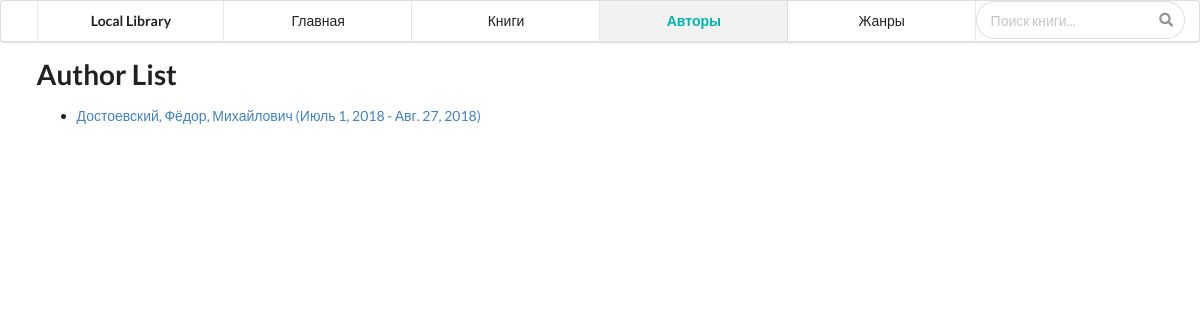
The app's page /catalog/authors/, older data.
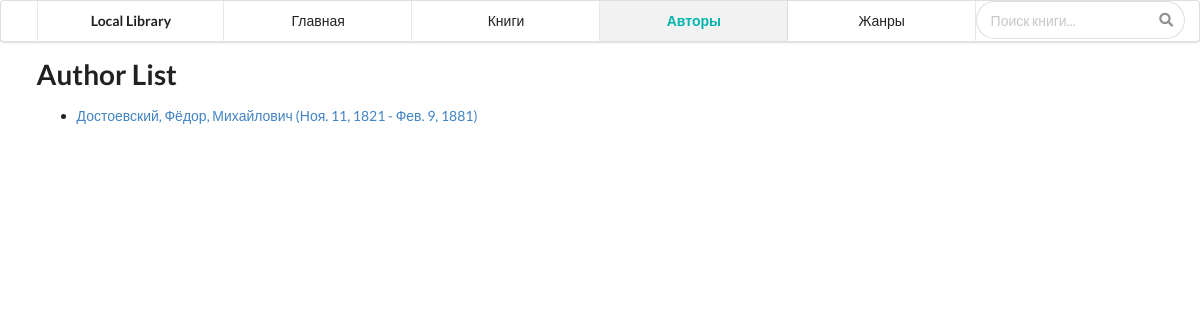
The same page, newer data.
### catalog/models.py (models this page shows)
class Author(models.Model):
    first_name = models.CharField(max_length=100, default=None)
    midle_name = models.CharField(max_length=100, default=None)
    last_name = models.CharField(max_length=100, default=None)
    date_of_birth = models.DateField(null=True, blank=True)
    date_of_death = models.DateField('Died', null=True, blank=True)
    def get_absolute_url(self):
        return reverse('author-detail', args=[str(self.id)])
    class Meta:
        verbose_name = 'Автор'
        verbose_name_plural = 'Авторы'
    def __str__(self):
        return '%s, %s, %s' % (self.last_name, self.first_name, self.midle_name)

### catalog/views.py (the view)
# urls.py: re_path('authors/', views.AuthorListView.as_view(), name='authors'),
class AuthorListView(generic.ListView):
    model = Author
    paginate_by = 10

### catalog/templates/catalog/author_list.html (shortened to what this page needs)
{% extends "base.html" %}
{% block sidebar %}
    <div class="ui six item menu">
        <div class="ui container">
            <a class="header teal item" href="/">Local Library</a>
            <a class="item" href="{% url 'index' %}">Главная</a>
            <a class="item" href="{% url 'books' %}">Книги</a>
            <a class="teal item active" href="{% url 'authors' %}"><strong>Авторы</strong></a>
            <a class="item" href="">Жанры</a>
            <div class="ui medium right aligned category search">
                <div class="ui icon input">
                    <input class="prompt" type="text" placeholder="Поиск книги...">
                </div>
            </div>
        </div>
    </div>
{% endblock %}
{% block content %}
<h1>Author List</h1>
{% if author_list %}
  <ul>
  {% for author in author_list %}
    <li>
      <a href="{{ author.get_absolute_url }}">
      {{ author }} ({{author.date_of_birth}} - {% if author.date_of_death %}{{author.date_of_death}}{% endif %})
      </a>
    </li>
  {% endfor %}
 </ul>
{% else %}
  <p>There are no authors available.</p>
{% endif %}
{% endblock %}

Row changes from the older to the newer data that the page shows:
changed Author "Достоевский, Фёдор, Михайлович": date_of_birth "Июль 1, 2018" → "Ноя. 11, 1821"; date_of_death "Авг. 27, 2018" → "Фев. 9, 1881"
